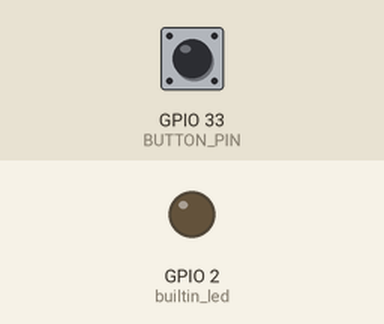
Recording of a sketch running on a simulated ESP32. Shown: output pins drawn as LEDs (lit = HIGH). Inputs (shaded band) come from the test bench; at power-on: GPIO 33 (BUTTON_PIN) HIGH. What the sketch prints to the serial monitor is not drawn.

Above: at 1.2 s.
1.3 s: GPIO 33 (BUTTON_PIN) pulled LOW for 0.15 s
Timing chart, 0 to 4.3 s (numbered marks = the images above; inputs shaded):
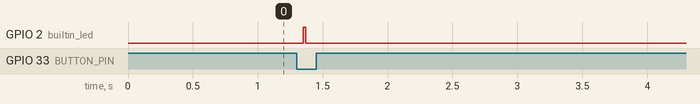

The sketch:

button_with_debounce.ino
```cpp
//------denounce button
#define BUTTON_PIN     33 // pin connected to button
#define DEBOUNCE_TIME  50 // the debounce time in millisecond, increase this time if it still chatters
int lastSteadyState = LOW;       // the previous steady state from the input pin
int lastFlickerableState = LOW;  // the previous flickerable state from the input pin
int currentState;                // the current reading from the input pin
unsigned long lastDebounceTime = 0;  // the last time the output pin was toggled
//------denounce button

void setup() {
  Serial.begin(9600);// initialize serial communication at 9600 bits per second:
  pinMode(LED_BUILTIN, OUTPUT);//builtin led
  pinMode(BUTTON_PIN, INPUT_PULLUP);// initialize the pushbutton pin as an pull-up input the pull-up input pin will be HIGH when the switch is open and LOW when the switch is closed.
}

void loop() {
  check_button_state_debounce();
}

void check_button_state_debounce() {
  currentState = digitalRead(BUTTON_PIN);// read the state of the switch/button:

  if (currentState != lastFlickerableState) { // If the switch/button changed, due to noise or pressing:
    lastDebounceTime = millis(); // reset the debouncing timer
    lastFlickerableState = currentState; // save the the last flickerable state
  }

  if (check_if_button_has_been_pressed()) { // whatever the reading is at, it's been there for longer than the debounce delay, so take it as the actual current state:

    if(lastSteadyState == HIGH && currentState == LOW)// if the button state has changed:
    {
      do_it_if_button_pressed();
    }
    else if(lastSteadyState == LOW && currentState == HIGH)
      Serial.println("The button is released");

    lastSteadyState = currentState; // save the the last steady state
  }
}

void blink() {
  digitalWrite(LED_BUILTIN, HIGH);  // turn the LED on (HIGH is the voltage level)
  delay(20);                         // wait
  digitalWrite(LED_BUILTIN, LOW);   // turn the LED off by making the voltage LOW
}

bool check_if_button_has_been_pressed()
  {
    if ((millis() - lastDebounceTime) > DEBOUNCE_TIME)
    {return true;}
    else
    {return false;}
  }

void do_it_if_button_pressed()
{
  blink();
  Serial.println("The button is pressed");
}
```

Measured:
- after the input at 1.3 s, GPIO 2 (builtin_led): LOW → HIGH after 0.05 s, → LOW 0.02 s later
